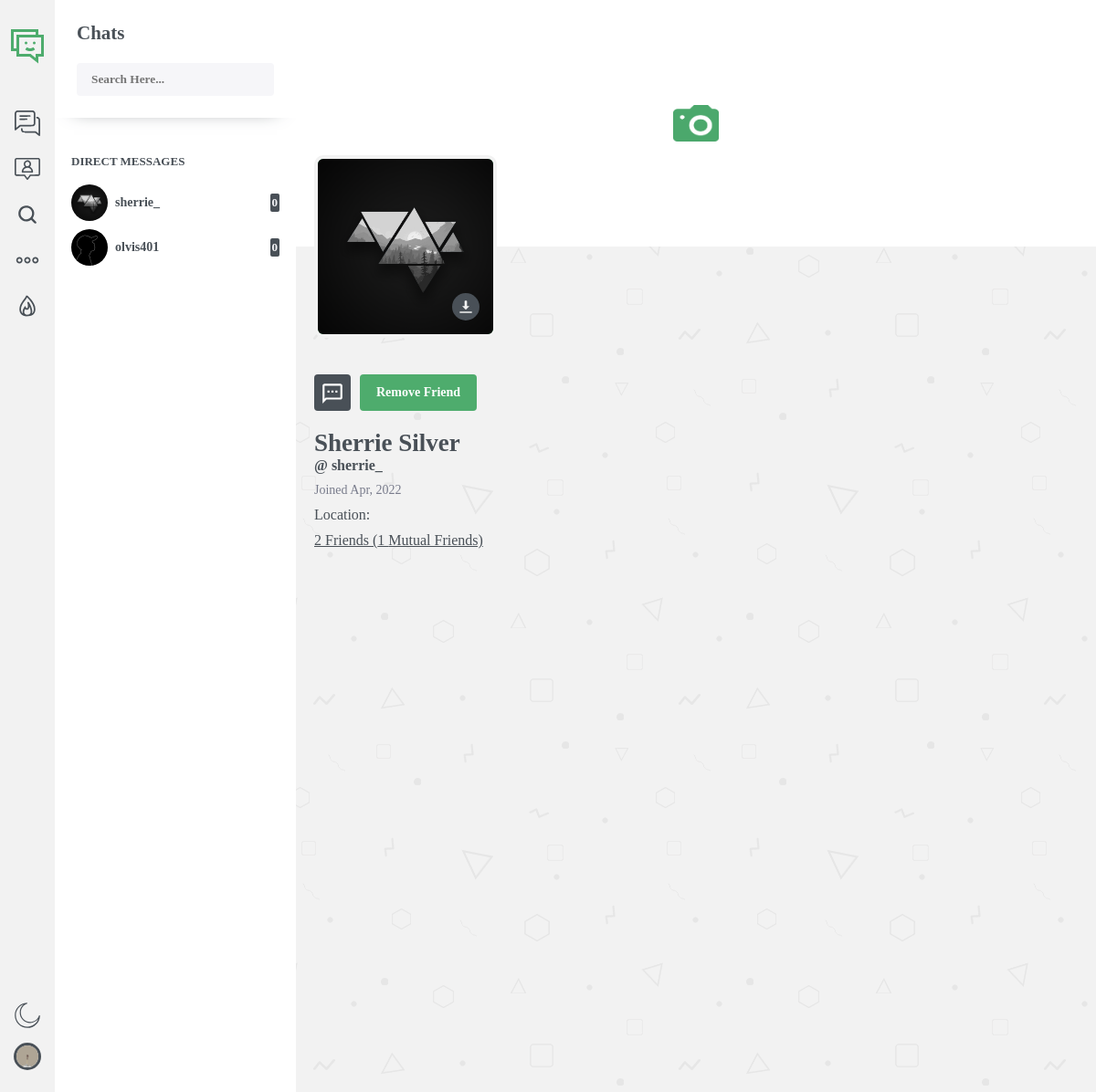
Page /ui/app/chat/profile/?user=2 (signed in) on the committed database.
### tables this page shows
CREATE TABLE `user` (
  `id` int(11) NOT NULL,
  `names` varchar(200) NOT NULL,
  `username` varchar(200) NOT NULL,
  `email` varchar(200) NOT NULL,
  `birthdate` varchar(200) NOT NULL,
  `gender` varchar(10) NOT NULL,
  `password` mediumtext NOT NULL,
  `profileimg` mediumtext NOT NULL,
  `coverimg` mediumtext NOT NULL,
  `description` longtext NOT NULL,
  `fb` longtext NOT NULL,
  `ig` longtext NOT NULL,
  `tl` longtext NOT NULL,
  `yt` longtext NOT NULL,
  `linkedin` longtext NOT NULL,
  `web` longtext NOT NULL,
  `active` int(250) NOT NULL,
  `active_availability` int(250) NOT NULL,
  `location` varchar(5000) NOT NULL,
  `last_seen_time` longtext NOT NULL,
  `joined` mediumtext NOT NULL,
  `verified` int(250) NOT NULL
);

CREATE TABLE `dms` (
  `id` int(11) NOT NULL,
  `user1` varchar(11) NOT NULL,
  `user2` varchar(11) NOT NULL,
  `latest` int(11) NOT NULL
);

### ui/app/chat/profile/index.php (the view, shortened to what the rows shown need)
<?php
    include "../../../../admins/chatdb.php";
    if(!(isset($_SESSION["loginChat"]))){
        echo "<script>window.location.href = '../../../../'</script>";
    } else {
        $sessId = $_SESSION['chatId'];
        $sql = mysqli_query($conn, "SELECT * FROM user WHERE id = $sessId");
        $fetchsql = mysqli_fetch_assoc($sql);
        $profimg = $fetchsql['profileimg'];
    }
    if(isset($_GET['user'])){
        $userid = $_GET['user'];
        $sql = mysqli_query($conn, "SELECT * FROM user WHERE id = $userid");
        $fetchSql = mysqli_fetch_array($sql);
        $userUsername = $fetchSql['username'];
        $userName = $fetchSql['names'];
        $userProfile = $fetchSql['profileimg'];
        $userJoin = $fetchSql['joined'];
    }
?>
<!DOCTYPE html>
<html lang="en">
<head>
    <link rel="stylesheet" href="../../../css/profile/main.css">
</head>
<body class="ofNav ">
    <?php
        include("../nav.php");
        include("../chats.php");
    ?>
    <div class="profile-ui ">
        <div class="profile-ui-top-profile-image">
            <?php if($userProfile == '#'){?>
                <svg xmlns="http://www.w3.org/2000/svg" xmlns:xlink="http://www.w3.org/1999/xlink" viewBox="0 0 16 16">
                    <path d="M8 2C6.347656 2 5 3.347656 5 5C5 6.652344 6.347656 8 8 8C9.652344 8 11 6.652344 11 5C11 3.347656 9.652344 2 8 2 Z M 8 8C5.246094 8 3 10.246094 3 13L4 13C4 10.785156 5.785156 9 8 9C10.214844 9 12 10.785156 12 13L13 13C13 10.246094 10.753906 8 8 8 Z M 8 3C9.109375 3 10 3.890625 10 5C10 6.109375 9.109375 7 8 7C6.890625 7 6 6.109375 6 5C6 3.890625 6.890625 3 8 3Z" />
                </svg>
            <?php }else{?>
            <img src="../../../assets/users/<?php echo $userProfile?>" alt="<?php echo $userName?>'s_profile_mage">
            <?php } ?>
            <?php if ($userProfile != '#'){ ?>
            <a href="../../../assets/users/<?php echo $userProfile?>" download="<?php echo $userName?>'s_profile_photo">
                <svg xmlns="http://www.w3.org/2000/svg" xmlns:xlink="http://www.w3.org/1999/xlink" viewBox="0 0 24 24">
                    <path d="M11 2C10.448 2 10 2.448 10 3L10 11L6 11L12 17L18 11L14 11L14 3C14 2.448 13.552 2 13 2L11 2 z M 2 20L2 22L22 22L22 20L2 20 z" />
                </svg>
            </a>
            <?php } ?>
        </div>
        <div class="profile-infos">
            <div class="profile-name">
                <h1>
                    <?php echo $userName?>
                </h1>
                <h2>@ <?php echo $userUsername?></h2>
                <h3>Joined <?php echo $userJoin?></h3>
            </div>
        </div>
    </div>
</body>
</html>

### ui/app/chat/nav.php (shortened to what the rows shown need)
<div class="nav">
    <div class="nav-bottom">
        <a href="../settings/" class="user-account" >
            <?php
                if($profimg == '#'){
            ?>
            <svg xmlns="http://www.w3.org/2000/svg" xmlns:xlink="http://www.w3.org/1999/xlink" viewBox="0 0 16 16">
                <path d="M8 2C6.347656 2 5 3.347656 5 5C5 6.652344 6.347656 8 8 8C9.652344 8 11 6.652344 11 5C11 3.347656 9.652344 2 8 2 Z M 8 8C5.246094 8 3 10.246094 3 13L4 13C4 10.785156 5.785156 9 8 9C10.214844 9 12 10.785156 12 13L13 13C13 10.246094 10.753906 8 8 8 Z M 8 3C9.109375 3 10 3.890625 10 5C10 6.109375 9.109375 7 8 7C6.890625 7 6 6.109375 6 5C6 3.890625 6.890625 3 8 3Z" />
            </svg>
            <?php } else { ?>
                <img src="../../../assets/users/<?php echo $profimg?>" alt="">
            <?php } ?>
        </a>
    </div>
</div>

### ui/app/chat/chats.php (shortened to what the rows shown need)
<?php
$sessid = $_SESSION['chatId'];
?>
<div class="people" id="myChat">
    <div class="people-top people-pad" id="myChatSearch">
        <div class="people-top-top">
            <h2>Chats</h2>
        </div>
    </div>
    <div class="dm-people people-group people-pad">
        <?php
        $sql = mysqli_query($conn, "SELECT * FROM messages WHERE from_user = $sessid OR to_user = $sessid");
        if (mysqli_num_rows($sql) == 0) {
        ?>
            <p>Your DMs Will Appear Here...</p>
        <?php } else { ?>
            <ul class="people-cards" id="chats-people">
                <?php
                $sql = mysqli_query($conn, "SELECT * FROM dms WHERE user1 = $sessid OR user2 = $sessid ORDER BY latest DESC");
                while ($fee = mysqli_fetch_array($sql)) {
                    $userr1 = $fee['user1'];
                    $userr2 = $fee['user2'];
                    if ($userr1 == $sessid) {
                        $userr = $userr2;
                    }
                    if ($userr2 == $sessid) {
                        $userr = $userr1;
                    }
                    $getDM = mysqli_query($conn, "SELECT * FROM user WHERE id = $userr");
                    $fetchDM = mysqli_fetch_array($getDM);
                    $dmimg = $fetchDM['profileimg'];
                    $dmusername = $fetchDM['username'];
                    $checkMes = mysqli_query($conn, "SELECT * FROM messages WHERE from_user = $userr AND to_user = $sessid AND seen = 0");
                ?>
                    <li class="people-card <?php if ($chatid == $userr) {
                                                echo "activeDM";
                                            } ?>">
                        <a href="../dashboard/?c=<?php echo $userr ?>" class="people-card-in">
                            <div class="people-card-left">
                                <div class="people-img">
                                    <?php
                                    if ($dmimg == '#') {
                                    ?>
                                        <svg xmlns="http://www.w3.org/2000/svg" xmlns:xlink="http://www.w3.org/1999/xlink" viewBox="0 0 16 16">
                                            <path d="M8 2C6.347656 2 5 3.347656 5 5C5 6.652344 6.347656 8 8 8C9.652344 8 11 6.652344 11 5C11 3.347656 9.652344 2 8 2 Z M 8 8C5.246094 8 3 10.246094 3 13L4 13C4 10.785156 5.785156 9 8 9C10.214844 9 12 10.785156 12 13L13 13C13 10.246094 10.753906 8 8 8 Z M 8 3C9.109375 3 10 3.890625 10 5C10 6.109375 9.109375 7 8 7C6.890625 7 6 6.109375 6 5C6 3.890625 6.890625 3 8 3Z" />
                                        </svg>
                                    <?php } else { ?>
                                        <img src="../../../assets/users/<?php echo $dmimg?>" alt="<?php $dmusername ?>'s Profile Picture">
                                    <?php } ?>
                                </div>
                                <div class="user">
                                    <div class="names">
                                        <?php echo $dmusername ?>
                                    </div>
                                </div>
                            </div>
                            <div class="people-info-last">
                                <div class="count">
                                    <?php echo mysqli_num_rows($checkMes); ?>
                                </div>
                            </div>
                        </a>
                    </li>
                <?php } ?>
            </ul>
        <?php } ?>
    </div>
</div>

### rows in the picture
user: profileimg (picture)
dms: user.profileimg (picture), user.username "sherrie_", mysqli_num_rows($checkMes) "0"
dms: user.profileimg (picture), user.username "olvis401", mysqli_num_rows($checkMes) "0"
user: profileimg (picture), names "Sherrie Silver", username "sherrie_", joined "Apr, 2022"

### other values in the picture
mysqli_num_rows($sql) "2"
$add "1"
